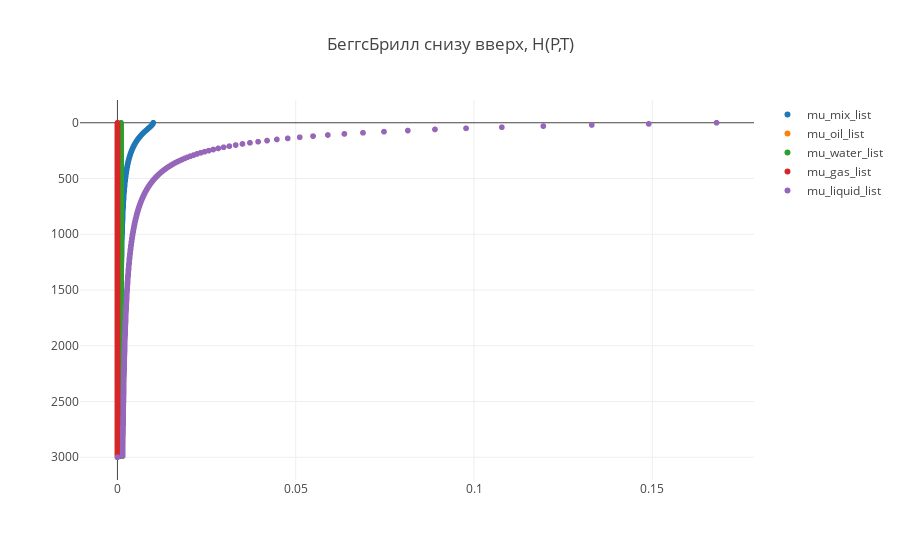

Notebook code cell kept with this figure:
### Markdown cell above
90

### Code cell
trace_mu_mix_list = go.Scattergl(
    x = mu_mix_list,
    y = h_list,
    name = 'mu_mix_list',
    mode = 'markers'
)

trace_mu_oil_list = go.Scattergl(
    x = mu_oil_list,
    y = h_list,
    name = 'mu_oil_list',
    mode = 'markers'
)
trace_mu_water_list = go.Scattergl(
    x = mu_water_list,
    y = h_list,
    name = 'mu_water_list',
    mode = 'markers'
)

trace_mu_gas_list = go.Scattergl(
    x = mu_gas_list,
    y = h_list,
    name = 'mu_gas_list',
    mode = 'markers'
)
trace_mu_liquid_list = go.Scattergl(
    x = mu_liquid_list,
    y = h_list,
    name = 'mu_liquid_list',
    mode = 'markers'
)




data = [trace_mu_mix_list, trace_mu_oil_list, trace_mu_water_list, trace_mu_gas_list, trace_mu_liquid_list  ]

layout = dict(title = 'БеггсБрилл снизу вверх, H(P,T)',  yaxis=dict(autorange='reversed'))

fig = dict(data=data, layout=layout)

iplot(fig, filename='basic-scatter')

### Figure 1 — Plotly figure (JSON) as saved in the notebook; plotly's stock layout.template omitted (floating-point values rounded to 4 significant figures; data arrays with more than 128 entries replaced by an {"elided": "..."} marker saying what was removed)
{"data": [{"mode": "markers", "name": "mu_mix_list", "type": "scattergl", "uid": "0d72da52-4904-473e-87c2-014e08def75c", "x": {"elided": "301 float values"}, "y": {"elided": "301 int values"}}, {"mode": "markers", "name": "mu_oil_list", "type": "scattergl", "uid": "0dd8870e-f01b-45c0-8128-e5c32bf770a3", "x": {"elided": "301 float values"}, "y": {"elided": "301 int values"}}, {"mode": "markers", "name": "mu_water_list", "type": "scattergl", "uid": "2e423dae-66d9-4f63-a1a5-c5189934d43f", "x": {"elided": "301 float values"}, "y": {"elided": "301 int values"}}, {"mode": "markers", "name": "mu_gas_list", "type": "scattergl", "uid": "d83a33b6-87dd-4b57-b0a0-0affdfd3b361", "x": {"elided": "301 float values"}, "y": {"elided": "301 int values"}}, {"mode": "markers", "name": "mu_liquid_list", "type": "scattergl", "uid": "75ce46fd-73b1-47d2-8594-41148b3854f9", "x": {"elided": "301 float values"}, "y": {"elided": "301 int values"}}], "layout": {"title": {"text": "БеггсБрилл снизу вверх, H(P,T)"}, "yaxis": {"autorange": "reversed"}}}
